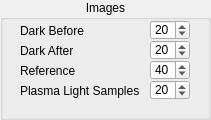
     <widget class="QGroupBox" name="IM_Box">
      <property name="geometry">
       <rect>
        <x>290</x>
        <y>350</y>
        <width>211</width>
        <height>120</height>
       </rect>
      </property>
      <property name="title">
       <string>Images</string>
      </property>
      <property name="alignment">
       <set>Qt::AlignHCenter</set>
      </property>
      <property name="lineWidth" stdset="0">
       <number>2</number>
      </property>
      <widget class="QLabel" name="textLabelMisc3_2_2_3">
       <property name="geometry">
        <rect>
         <x>20</x>
         <y>60</y>
         <width>100</width>
         <height>21</height>
        </rect>
       </property>
       <property name="text">
        <string>Reference</string>
       </property>
       <property name="wordWrap">
        <bool>false</bool>
       </property>
      </widget>
      <widget class="QLabel" name="textLabelMisc1">
       <property name="geometry">
        <rect>
         <x>20</x>
         <y>80</y>
         <width>150</width>
         <height>21</height>
        </rect>
       </property>
       <property name="text">
        <string>Plasma Light Samples</string>
       </property>
       <property name="alignment">
        <set>Qt::AlignLeading|Qt::AlignLeft|Qt::AlignVCenter</set>
       </property>
       <property name="wordWrap">
        <bool>false</bool>
       </property>
      </widget>
      <widget class="QSpinBox" name="PC_DarkimagesA">
       <property name="geometry">
        <rect>
         <x>150</x>
         <y>40</y>
         <width>40</width>
         <height>20</height>
        </rect>
       </property>
       <property name="toolTip">
        <string/>
       </property>
       <property name="wrapping">
        <bool>false</bool>
       </property>
       <property name="minimum">
        <number>10</number>
       </property>
       <property name="maximum">
        <number>999</number>
       </property>
       <property name="value">
        <number>20</number>
       </property>
      </widget>
      <widget class="QLabel" name="textLabelMisc3_2">
       <property name="geometry">
        <rect>
         <x>20</x>
         <y>20</y>
         <width>100</width>
         <height>21</height>
        </rect>
       </property>
       <property name="text">
        <string>Dark Before</string>
       </property>
       <property name="wordWrap">
        <bool>false</bool>
       </property>
      </widget>
      <widget class="QLabel" name="textLabelMisc3_2_2">
       <property name="geometry">
        <rect>
         <x>20</x>
         <y>40</y>
         <width>100</width>
         <height>21</height>
        </rect>
       </property>
       <property name="text">
        <string>Dark After</string>
       </property>
       <property name="wordWrap">
        <bool>false</bool>
       </property>
      </widget>
      <widget class="QSpinBox" name="PC_Plasmalightsamples">
       <property name="geometry">
        <rect>
         <x>150</x>
         <y>80</y>
         <width>40</width>
         <height>20</height>
        </rect>
       </property>
       <property name="toolTip">
        <string/>
       </property>
       <property name="wrapping">
        <bool>false</bool>
       </property>
       <property name="minimum">
        <number>1</number>
       </property>
       <property name="maximum">
        <number>999</number>
       </property>
       <property name="value">
        <number>20</number>
       </property>
      </widget>
      <widget class="QSpinBox" name="PC_DarkimagesB">
       <property name="geometry">
        <rect>
         <x>150</x>
         <y>20</y>
         <width>40</width>
         <height>20</height>
        </rect>
       </property>
       <property name="toolTip">
        <string/>
       </property>
       <property name="wrapping">
        <bool>false</bool>
       </property>
       <property name="minimum">
        <number>10</number>
       </property>
       <property name="maximum">
        <number>999</number>
       </property>
       <property name="value">
        <number>20</number>
       </property>
      </widget>
      <widget class="QSpinBox" name="PC_DarkimagesRef">
       <property name="geometry">
        <rect>
         <x>150</x>
         <y>60</y>
         <width>40</width>
         <height>20</height>
        </rect>
       </property>
       <property name="toolTip">
        <string/>
       </property>
       <property name="wrapping">
        <bool>false</bool>
       </property>
       <property name="minimum">
        <number>0</number>
       </property>
       <property name="maximum">
        <number>10000</number>
       </property>
       <property name="value">
        <number>40</number>
       </property>
      </widget>
     </widget>
